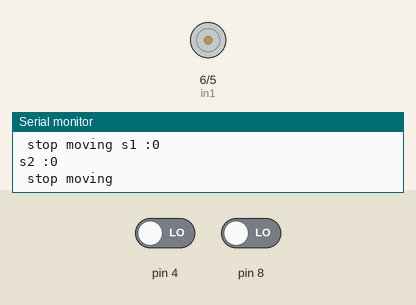
Simulated run of this sketch. Board: Arduino Uno, built with avr-gcc and run on an emulated ATmega328P. Shown: motor-driver pin pairs drawn as motors (green arrow = first pin HIGH = forward, orange = second pin HIGH = backward, longer = more drive, scaled by the enable pin), the last lines printed to the serial monitor. The test bench sets the inputs (shaded band); at power-on: pin 4 LOW, pin 8 LOW.

Above: at 2.9 s.
3.0 s: pin 4 driven HIGH
At 3.4 s:
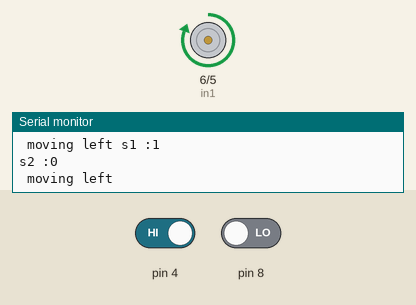
4.6 s: pin 4 driven LOW
At 5.8 s:
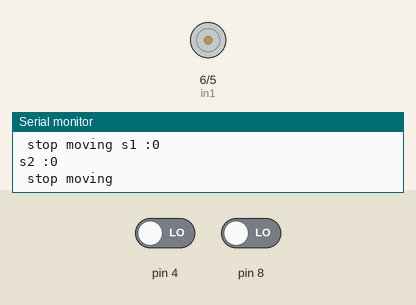
6.8 s: pin 8 driven HIGH
At 8.3 s:
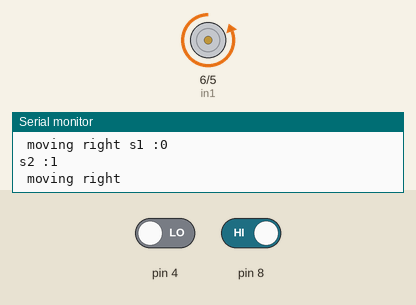
8.9 s: pin 8 driven LOW
At 10.7 s:
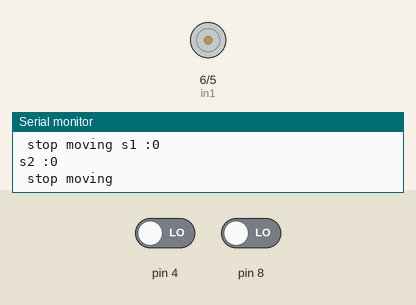
Timing chart, 0 to 12.0 s (numbered marks = the images above; inputs shaded):
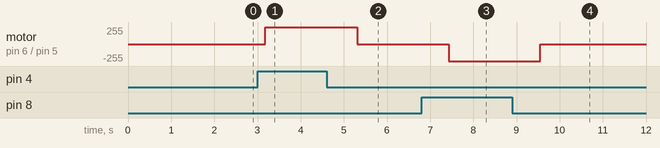

The sketch:

coll_stepping_digita_sensl.ino.ino
```cpp
int enA = 10;
int in1 = 6;
int in2 = 5;
int sensVals[2];


void setup() {
 Serial.begin(9600);
 pinMode(enA, OUTPUT);
 pinMode(in1, OUTPUT);
 pinMode(in2, OUTPUT);

 pinMode(8,INPUT);
 digitalWrite(8, LOW);
 pinMode(4,INPUT);
 digitalWrite(4, LOW);
}


void movingDrive() {
sensVals[0]= digitalRead(4);
sensVals[1]= digitalRead(8);


 //digitalWrite(in1, LOW);
 //digitalWrite(in2, LOW);
 //analogWrite (enA, 0);

for ( int i = 0; i <= 2; i++) {
  Serial.print( "s1 :");
  Serial.println (sensVals[0]);
  Serial.print( "s2 :");
  Serial.println (sensVals[1]);

if  (sensVals[0] ==0 && sensVals[1] == 1) {
   digitalWrite(in1, LOW);
   digitalWrite(in2, HIGH);
   analogWrite(enA, 255);
   delay(20);
   Serial.print( " moving right " );
}

else if (sensVals[0] == 1 && sensVals[1] == 0) {
   digitalWrite(in1, HIGH);
   digitalWrite(in2, LOW);
   analogWrite(enA, 255);
   delay(20);
   Serial.print( " moving left ");
}

else {
   digitalWrite(in1, LOW);
   digitalWrite(in2, LOW);
   analogWrite(enA, 255);
   delay(20);
   Serial.print( " stop moving ");
}

}

}

void loop() {
 movingDrive();
 delay(1000);
 //8 минут = 480000 мс
}
```

Measured:
- after the input at 3.0 s, motor on pin 6 (in1) / pin 5 (in2): stopped → forward 255/255 after 0.18 s
- after the input at 4.6 s, motor on pin 6 (in1) / pin 5 (in2): forward 255/255 → stopped after 0.71 s
- after the input at 6.8 s, motor on pin 6 (in1) / pin 5 (in2): stopped → backward 255/255 after 0.63 s
- after the input at 8.9 s, motor on pin 6 (in1) / pin 5 (in2): backward 255/255 → stopped after 0.65 s
